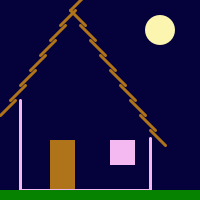
Frame 1 (no input)
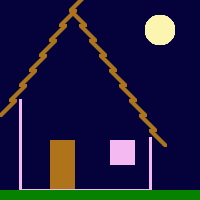
Frame 60 (the mouse pressed at the canvas centre just before this capture)
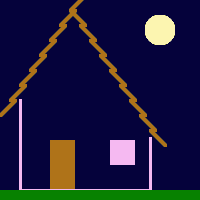
Frame 120 (the mouse held since frame 60 and released just before this capture)

The Processing sketch that drew these frames (run headless with seeded random() and noise(); from frame 60 on, the mouse is pressed at the canvas centre):

// Processing sketch: processing_96319
// ── processing_96319.pde

// Aline da Silva Lima
// Desenho feito com referência ao da colega de classe Roberta
void setup() {
  size(200, 200);
  background(5,2,59);
}
  
  
void draw() {
 stroke(175,115,25);
  for (int x=15,y=100;x<140;x=x+10) {
        strokeWeight(3);
    line(x, y, x-15, y+15);
    y=y-15;
  }
  for (int x=70,y=10;x<160;x=x+10) {
        strokeWeight(3);
    line(x, y, x+15, y+15);
    y=y+15;
  }
  stroke(245,185,241);
  line(20, 100, 20, 190);
  line(20, 190, 150, 190);
  line(150, 138, 150, 190);
  noStroke();
  fill(252,245,176);
  ellipse(160,30,30,30);
  noStroke();
  fill(7,129,0);
  rect(0,190,200,10);
  fill (245,185,241);
  rect (110,140,25,25);
  fill (175,115,25);
  rect (50,140,25,49);
}
